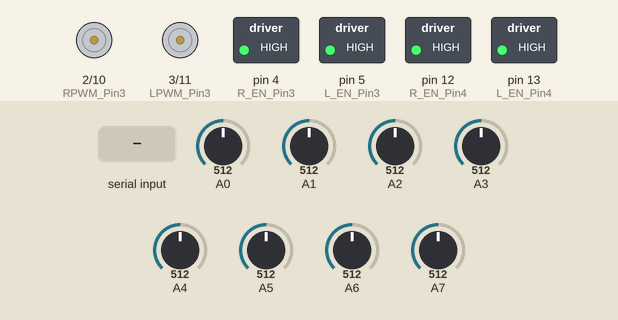
Recording of a sketch running on a simulated Arduino Uno, built with avr-gcc and run on an emulated ATmega328P. Shown: motor-driver pin pairs drawn as motors (green arrow = first pin HIGH = forward, orange = second pin HIGH = backward, longer = more drive), switched loads named in the sketch (green lamp = pin HIGH). The inputs (shaded band) are chosen by the test bench; at power-on: A3 = 512, A0 = 512, A1 = 512, A2 = 512, A4 = 512, A5 = 512, A6 = 512, A7 = 512. What the sketch prints to the serial monitor is not drawn.

Above: at 1.2 s.
1.3 s: "U" received over Serial
At 2.5 s:
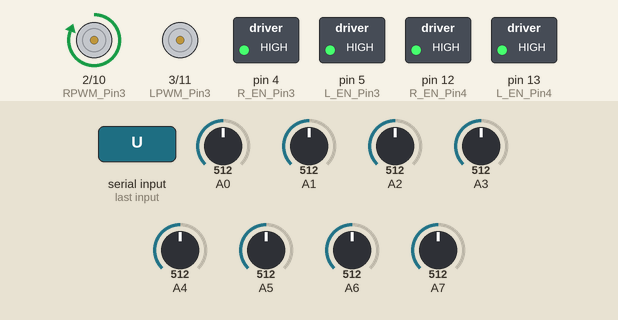
2.8 s: "D" received over Serial
At 3.6 s:
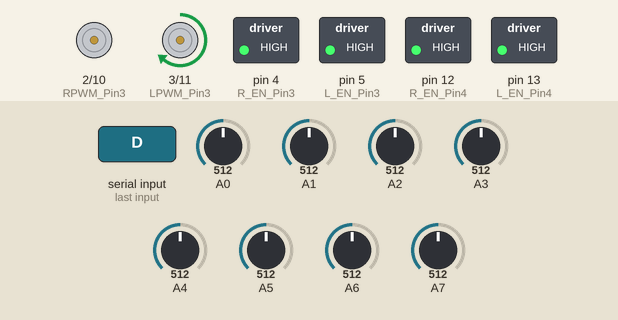
4.3 s: "H" received over Serial
At 5.0 s:
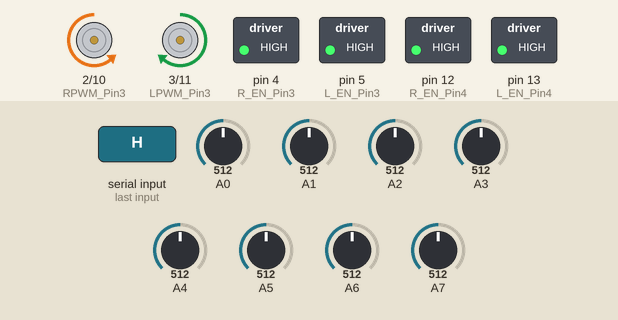
5.8 s: "Y" received over Serial
At 7.0 s:
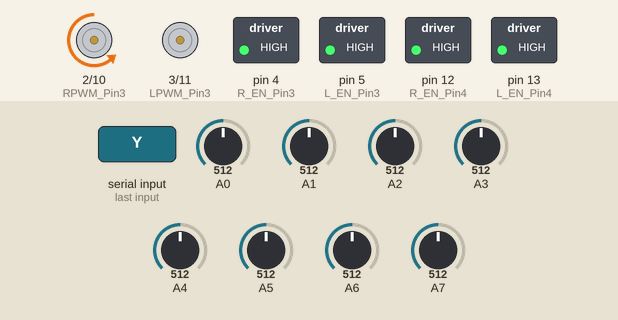
7.3 s: "L" received over Serial
At 8.5 s:
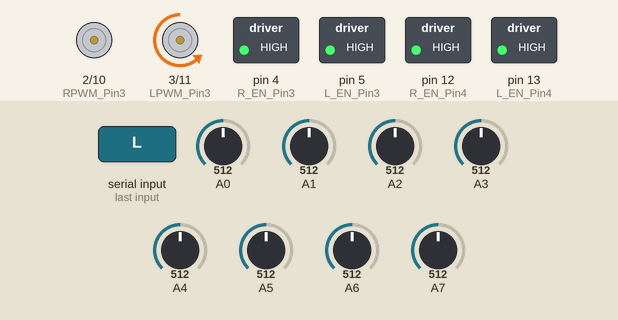
8.8 s: A3 set to 106
10.3 s: A3 set to 95
Timing chart, 0 to 12.8 s (numbered marks = the images above; inputs shaded):
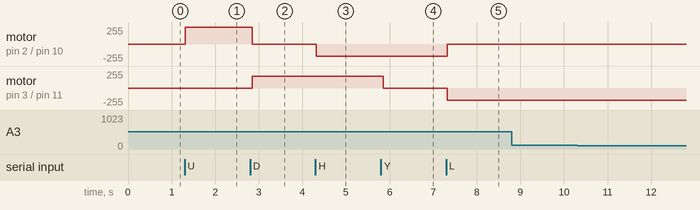

Measured:
- after the input at 1.3 s, motor on pin 2 (RPWM_Pin3) / pin 10 (RPWM_Pin4): stopped → forward 255/255 at once
- after the input at 2.8 s, motor on pin 2 (RPWM_Pin3) / pin 10 (RPWM_Pin4): forward 255/255 → stopped after 0.05 s; motor on pin 3 (LPWM_Pin3) / pin 11 (LPWM_Pin4): stopped → forward 180/255 after 0.05 s
- after the input at 4.3 s, motor on pin 2 (RPWM_Pin3) / pin 10 (RPWM_Pin4): stopped → backward 180/255 at once
- after the input at 5.8 s, motor on pin 3 (LPWM_Pin3) / pin 11 (LPWM_Pin4): forward 180/255 → stopped after 0.05 s
- after the input at 7.3 s, motor on pin 2 (RPWM_Pin3) / pin 10 (RPWM_Pin4): backward 180/255 → stopped at once; motor on pin 3 (LPWM_Pin3) / pin 11 (LPWM_Pin4): stopped → backward 180/255 at once
- after the input at 8.8 s, every drawn part: stays the same
- after the input at 10.3 s, every drawn part: stays the same

The sketch:

board_a.ino
```cpp
// --- 보드 식별자: A보드 ---
char BOARD_ID = 'A';

// --- 3번 모터 (슬라이드용) - 핀 번호를 A보드와 동일하게 설정 가능 ---
int RPWM_Pin3 = 2; int LPWM_Pin3 = 3;
int R_EN_Pin3 = 4; int L_EN_Pin3 = 5;

// --- 4번 모터 (높낮이용) ---
int RPWM_Pin4 = 10; int LPWM_Pin4 = 11;
int R_EN_Pin4 = 12; int L_EN_Pin4 = 13;

int motorSpeed = 180;

void setup() {
pinMode(RPWM_Pin3, OUTPUT); pinMode(LPWM_Pin3, OUTPUT);
pinMode(R_EN_Pin3, OUTPUT); pinMode(L_EN_Pin3, OUTPUT);
digitalWrite(R_EN_Pin3, HIGH); digitalWrite(L_EN_Pin3, HIGH);

pinMode(RPWM_Pin4, OUTPUT); pinMode(LPWM_Pin4, OUTPUT);
pinMode(R_EN_Pin4, OUTPUT); pinMode(L_EN_Pin4, OUTPUT);
digitalWrite(R_EN_Pin4, HIGH); digitalWrite(L_EN_Pin4, HIGH);

Serial.begin(115200);
}

void loop() {
// 1. 인식표 출력
Serial.print(BOARD_ID);
Serial.print(",");

// 2. 16개 센서 데이터 송신 (A0 ~ A15)
for(int i = 0; i < 16; i++) {
int val = analogRead(A0 + i);
Serial.print(val);
if(i < 15) Serial.print(",");
}
Serial.println();

// 3. 파이썬 명령 수신
if (Serial.available() > 0) {
char command = Serial.read();

if (command == 'U') {        // 슬라이드 전진
  analogWrite(LPWM_Pin3, 0); analogWrite(RPWM_Pin3, motorSpeed);
} else if (command == 'D') { // 슬라이드 후진
  analogWrite(RPWM_Pin3, 0); analogWrite(LPWM_Pin3, motorSpeed);
} else if (command == 'Y') { // 슬라이드 정지
  analogWrite(RPWM_Pin3, 0); analogWrite(LPWM_Pin3, 0);
}
else if (command == 'H') {   // 높낮이 상승
  analogWrite(LPWM_Pin4, 0); analogWrite(RPWM_Pin4, motorSpeed);
} else if (command == 'L') { // 높낮이 하강
  analogWrite(RPWM_Pin4, 0); analogWrite(LPWM_Pin4, motorSpeed);
} else if (command == 'Z') { // 높낮이 정지
  analogWrite(RPWM_Pin4, 0); analogWrite(LPWM_Pin4, 0);
}
}
delay(50);
}
```
